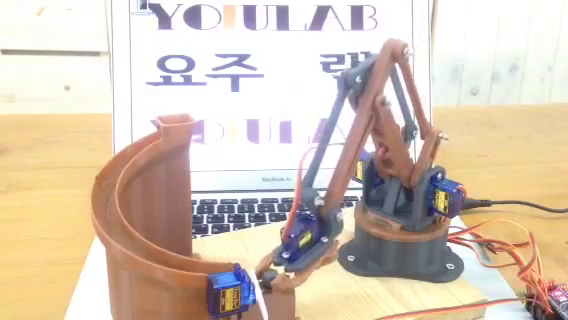
#> input picture frame 77 of datas/videos/Armbot.mp4, 568 x 320 px, given in place of the camera
$ python JoinImageVideoCamera.py
#> lines starting #> are read from the running program, lines starting #| are printed output that depends on the picture; pictures that were not available may be replaced by others from this repository, and a replacement may not be noted
import cv2 as cv
import numpy as np


def stackImages(scale, imgArray):
    rows = len(imgArray)
    cols = len(imgArray[0])
    rowsAvailable = isinstance(imgArray[0], list)
    width = imgArray[0][0].shape[1]
    height = imgArray[0][0].shape[0]
    if rowsAvailable:
        for x in range(0, rows):
            for y in range(0, cols):
                if imgArray[x][y].shape[:2] == imgArray[0][0].shape[:2]:
                    imgArray[x][y] = cv.resize(
                        imgArray[x][y], (0, 0), None, scale, scale)
                else:
                    imgArray[x][y] = cv.resize(
                        imgArray[x][y], (imgArray[0][0].shape[1], imgArray[0][0].shape[0]), None, scale, scale)
                if len(imgArray[x][y].shape) == 2:
                    imgArray[x][y] = cv.cvtColor(
                        imgArray[x][y], cv.COLOR_GRAY2BGR)
        imageBlank = np.zeros((height, width, 3), np.uint8)
        hor = [imageBlank]*rows
        # hor_con = [imageBlank]*rows
        for x in range(0, rows):
            hor[x] = np.hstack(imgArray[x])
        ver = np.vstack(hor)
    else:
        for x in range(0, rows):
            if imgArray[x].shape[:2] == imgArray[0].shape[:2]:
                imgArray[x] = cv.resize(
                    imgArray[x], (0, 0), None, scale, scale)
            else:
                imgArray[x] = cv.resize(
                    imgArray[x], (imgArray[0].shape[1], imgArray[0].shape[0]), None, scale, scale)
            if len(imgArray[x].shape) == 2:
                imgArray[x] = cv.cvtColor(imgArray[x], cv.COLOR_GRAY2BGR)
        hor = np.hstack(imgArray)
        ver = hor
    return ver

cap = cv.VideoCapture(0)
cap1= cv.VideoCapture("datas/videos/[Ohys-Raws] Dungeon ni Deai o Motomeru no wa Machigatte Iru Darouka Familia Myth III - 10 (BS11 1280x720 x264 AAC).mp4")

try:
    while cap.isOpened() & cap1.isOpened():

        ret, frame = cap.read()
#> frame is the input picture: shape (320, 568, 3); mean B, G, R 182.2, 198.3, 214
        success, video = cap1.read()
        img = cv.imread('datas/images/kub.jpg')
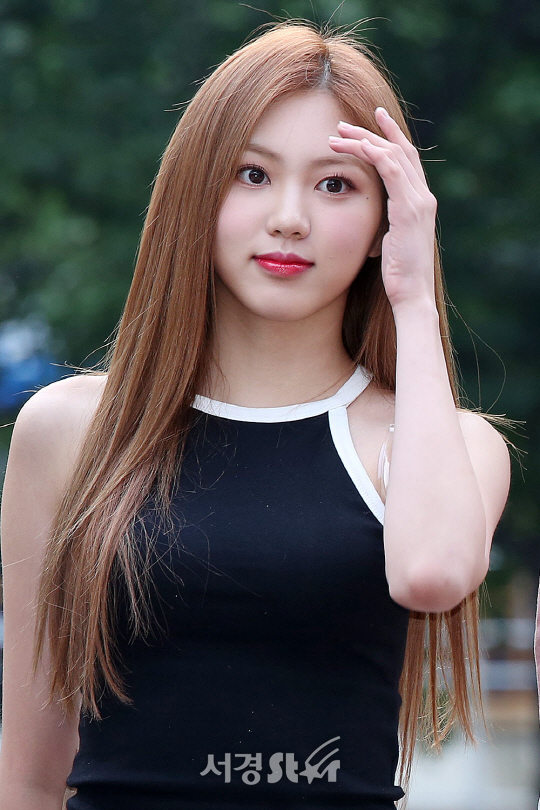
#> input picture datas/images/kub.jpg, 540 x 810 px, found by its file name
#> img is the input picture: shape (810, 540, 3); mean B, G, R 85.8, 86.6, 91.8
        imgStack = stackImages(0.7, ([frame, img, video],[img, video, frame],[video,frame,img]))
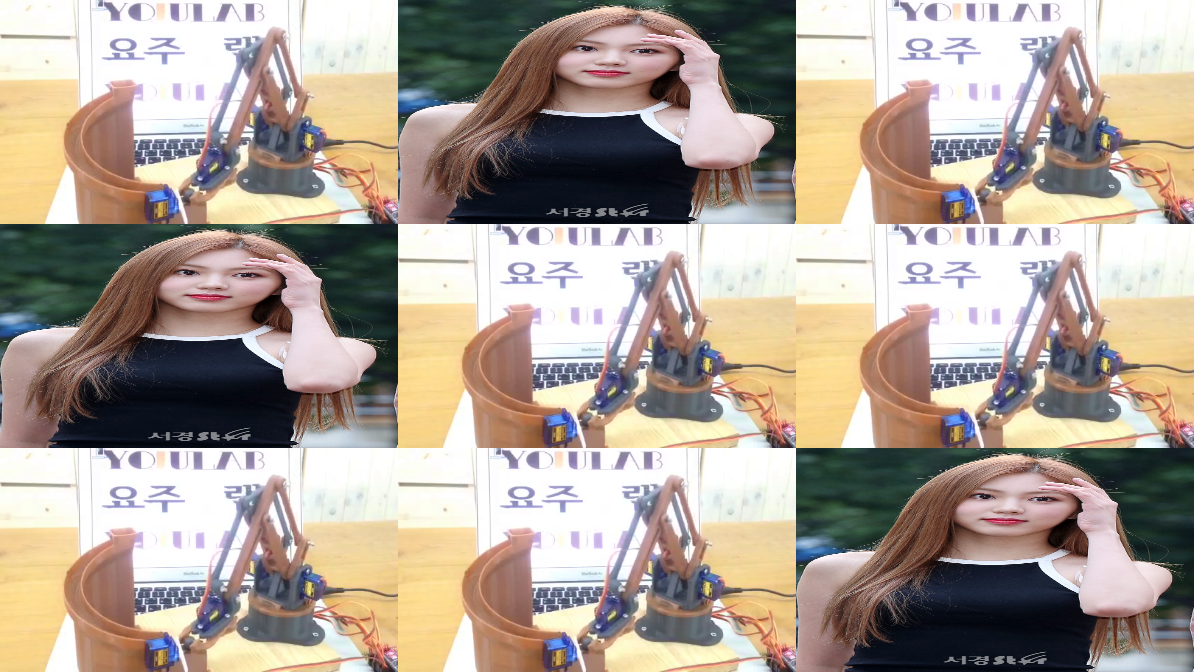
#> imgStack: shape (672, 1194, 3); mean B, G, R 150, 161, 173.2
        cv.imshow("ImageStack", imgStack)
        if cv.waitKey(1) == 27:
#> (key Esc is pressed here)
            break
except :
    pass
finally:
        # When everything done, release the capture
    cap.release()
    cv.destroyAllWindows()

print('End....')

$ run again, starting later in the video
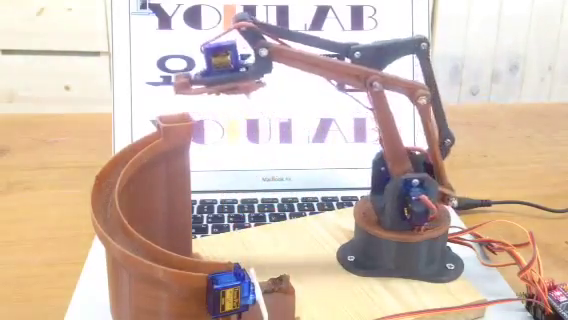
#> input picture frame 348 of datas/videos/Armbot.mp4, 568 x 320 px, given in place of the camera
#> frame is the input picture: shape (320, 568, 3); mean B, G, R 176.3, 189.3, 208.9
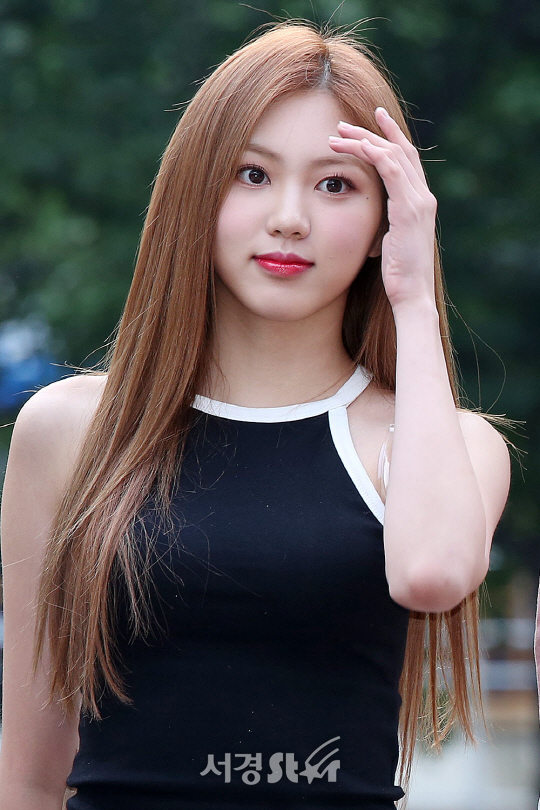
#> input picture datas/images/kub.jpg, 540 x 810 px, found by its file name
#> img is the input picture: shape (810, 540, 3); mean B, G, R 85.8, 86.6, 91.8
#> `imgStack = stackImages(0.7, ([frame, img, video],[img, video, frame],[..`:
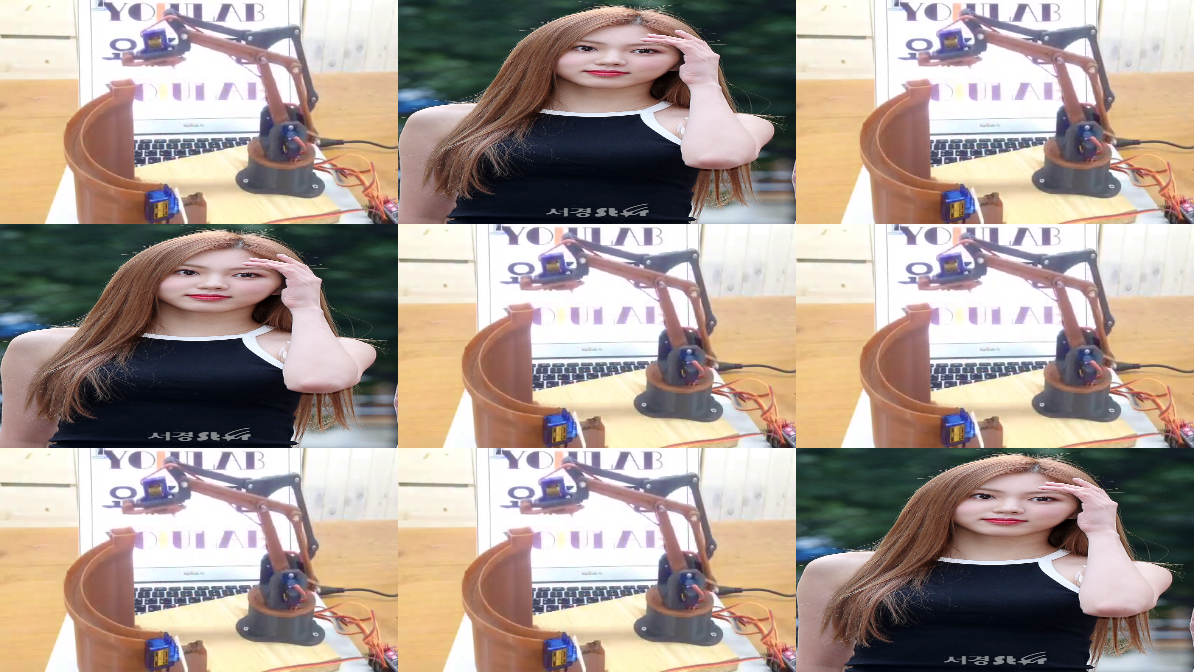
#> imgStack: shape (672, 1194, 3); mean B, G, R 146, 155, 169.8

$ run again, starting later in the video
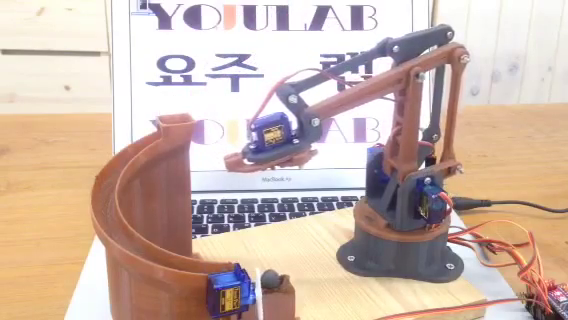
#> input picture frame 620 of datas/videos/Armbot.mp4, 568 x 320 px, given in place of the camera
#> frame is the input picture: shape (320, 568, 3); mean B, G, R 171.7, 183.2, 204.9
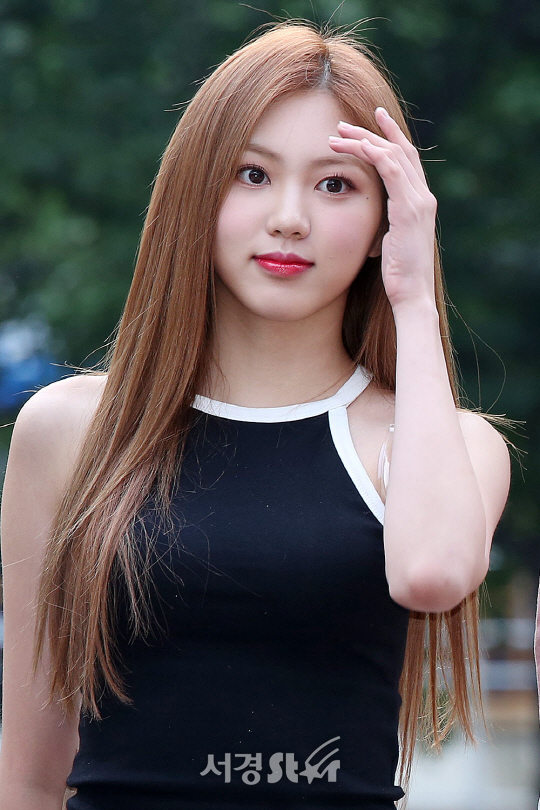
#> input picture datas/images/kub.jpg, 540 x 810 px, found by its file name
#> img is the input picture: shape (810, 540, 3); mean B, G, R 85.8, 86.6, 91.8
#> `imgStack = stackImages(0.7, ([frame, img, video],[img, video, frame],[..`:
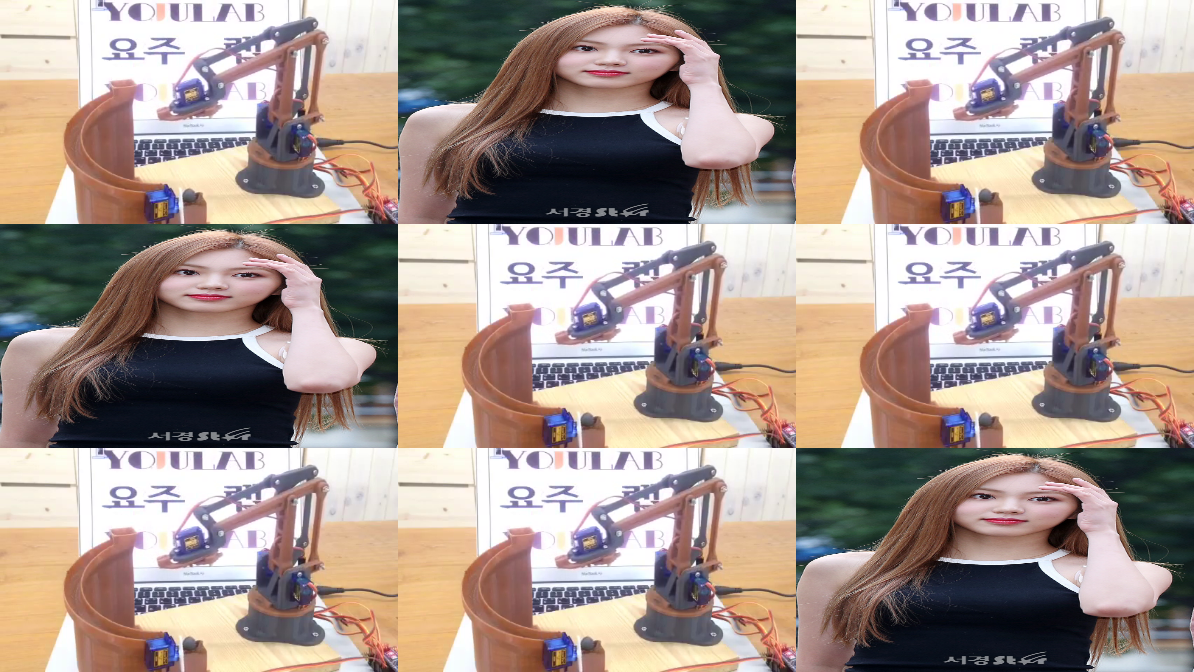
#> imgStack: shape (672, 1194, 3); mean B, G, R 143, 150.9, 167.2
